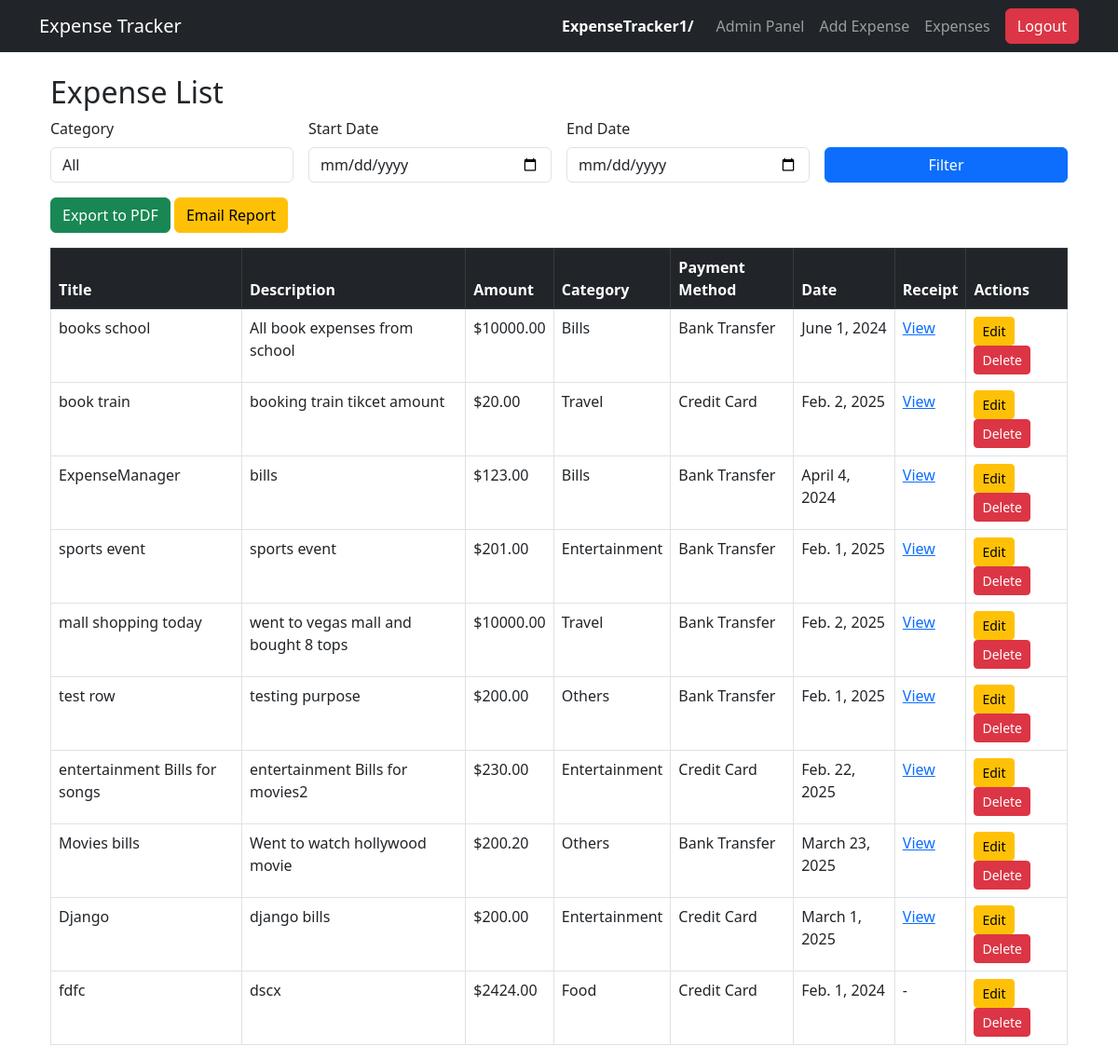
Before: /expenses/ (signed in) with the older database file.
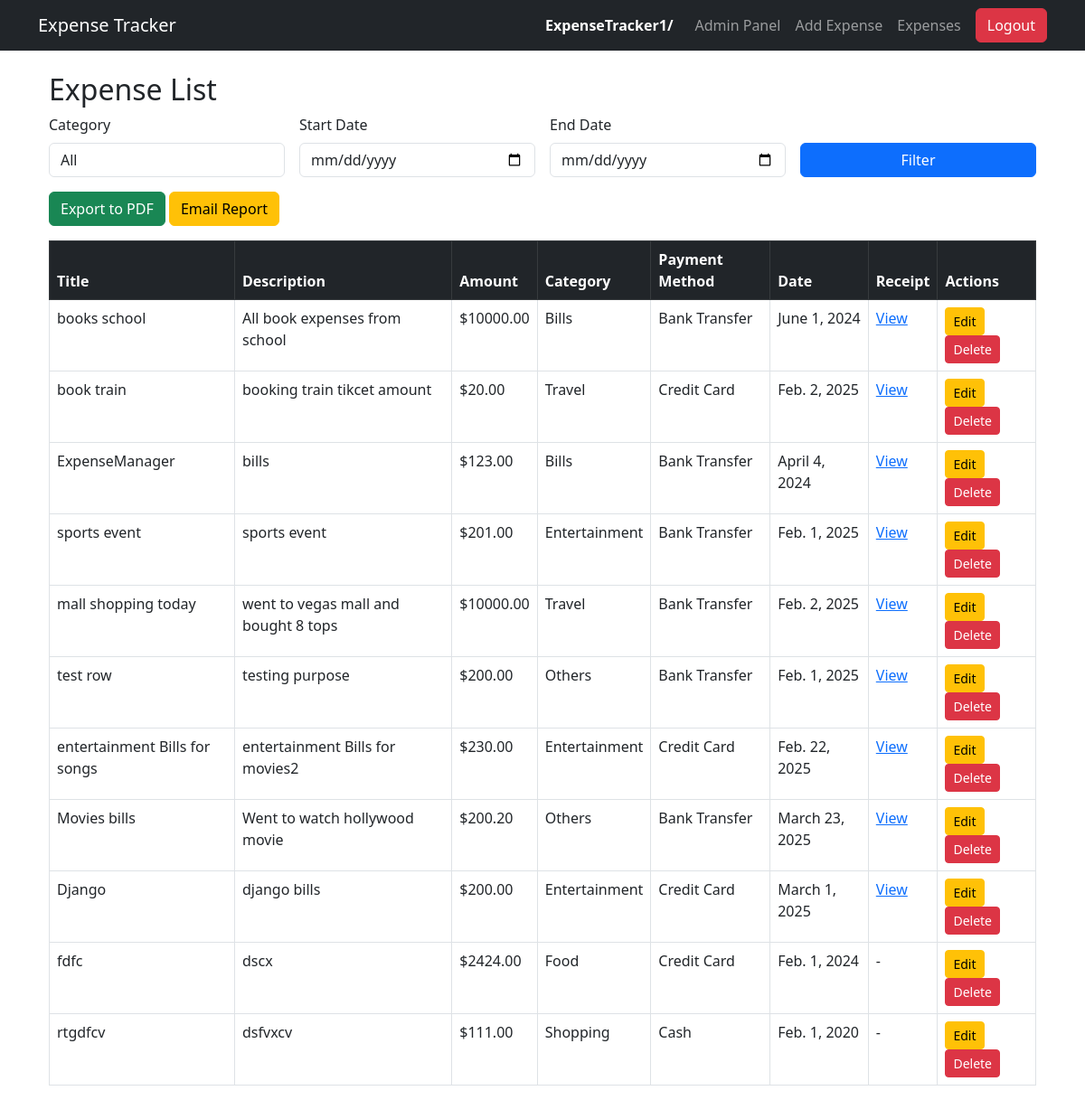
After: the same page with the newer database file.
### expenses/models.py (models this page shows, shortened)
class Expense(models.Model):
    CATEGORY_CHOICES = [
        ('Food', 'Food'),
        ('Travel', 'Travel'),
        ('Shopping', 'Shopping'),
        ('Bills', 'Bills'),
        ('Entertainment', 'Entertainment'),
        ('Others', 'Others'),
    ]
    PAYMENT_METHOD_CHOICES = [
        ('Cash', 'Cash'),
        ('Credit Card', 'Credit Card'),
        ('Bank Transfer', 'Bank Transfer'),
    ]
    user = models.ForeignKey(User, on_delete=models.CASCADE)
    title = models.CharField(max_length=200)
    description = models.TextField(blank=True, null=True)
    amount = models.DecimalField(max_digits=10, decimal_places=2)
    category = models.CharField(max_length=15, choices=CATEGORY_CHOICES)
    payment_method = models.CharField(max_length=20, choices=PAYMENT_METHOD_CHOICES, default='Cash')
    date = models.DateField()
    created_at = models.DateTimeField(auto_now_add=True)
    is_recurring = models.BooleanField(default=False)
    updated_at = models.DateTimeField(auto_now=True)
    is_active = models.BooleanField(default=True)
    receipt_url = models.URLField(blank=True, null=True)

### expenses/views.py (the view)
# urls.py: path('expenses/', views.expense_list, name='expense_list'),
@login_required
def expense_list(request):
    if request.user.is_superuser:
        expenses = Expense.objects.all()  # Admin sees all
    else:
        expenses = Expense.objects.filter(user=request.user, is_active=True)  # Users see only theirs
    category_filter = request.GET.get('category', '')
    start_date = request.GET.get('start_date', '')
    end_date = request.GET.get('end_date', '')
    if category_filter:
        expenses = expenses.filter(category=category_filter)
    if start_date and end_date:
        expenses = expenses.filter(date__range=[start_date, end_date])
    return render(request, 'expenses/expense_list.html', {'expenses': expenses, 'expense': Expense, 'selected_category': category_filter,
        'start_date': start_date,
        'end_date': end_date})

### expenses/templates/expenses/expense_list.html (shortened to what this page needs)
{% extends 'expenses/base.html' %}
{% block content %}
<div class="container">
    <h2>Expense List</h2>
   <form method="GET" class="row g-3" id="filter-form">
    <div class="col-md-3">
        <label class="form-label">Category</label>
        <select name="category" class="form-control">
            <option value="">All</option>
        </select>
    </div>
    <div class="col-md-3">
        <label class="form-label">Start Date</label>
        <input type="date" name="start_date" class="form-control">
    </div>
    <div class="col-md-3">
        <label class="form-label">End Date</label>
        <input type="date" name="end_date" class="form-control">
    </div>
    <div class="col-md-3 d-flex align-items-end">
        <button type="submit" class="btn btn-primary w-100">Filter</button>
    </div>
</form>
    <a href="{% url 'expenses:export_expenses_pdf'%}" id="export-pdf-btn" class="btn btn-success mt-3"> Export to PDF</a>
    <a href="{% url 'expenses:send_email_report' %}" class="btn btn-warning mt-3">Email Report</a>
    <table class="table table-bordered mt-3">
        <thead class="table-dark">
            <tr>
                <th>Title</th>
                <th>Description</th>
                <th>Amount</th>
                <th>Category</th>
                <th>Payment Method</th>
                <th>Date</th>
                <th>Receipt</th>
                <th>Actions</th>
            </tr>
        </thead>
        <tbody>
            {% for expense in expenses %}
            <tr>
                <td>{{ expense.title }}</td>
                <td>{{ expense.description }}</td>
                <td>${{ expense.amount }}</td>
                <td>{{ expense.category }}</td>
                <td>{{ expense.payment_method }}</td>
                <td>{{ expense.date }}</td>
                <td>
                    {% if expense.receipt_url %}
                        <a href="{{ expense.receipt_url }}" target="_blank">View</a>
                    {% else %}
                        -
                    {% endif %}
                </td>
                <td>
                    <a href="{% url 'expenses:update_expense' expense.id %}" class="btn btn-warning btn-sm">Edit</a>
                    <a href="{% url 'expenses:delete_expense' expense.id %}" class="btn btn-danger btn-sm">Delete</a>
                </td>
            </tr>
            {% empty %}
            <tr><td colspan="7" class="text-center">No expenses found.</td></tr>
            {% endfor %}
        </tbody>
    </table>
</div>
{% endblock %}

### expenses/templates/expenses/base.html (shortened to what this page needs)
{% load static %}
<!DOCTYPE html>
<html lang="en">
<head>
    <link rel="stylesheet" href="https://cdn.jsdelivr.net/npm/bootstrap@5.3.0/dist/css/bootstrap.min.css">
</head>
<body>
    <nav class="navbar navbar-expand-lg navbar-dark bg-dark">
        <div class="container">
            <a class="navbar-brand" href="{% url 'expenses:dashboard' %}">Expense Tracker</a>
            <ul class="navbar-nav ms-auto align-items-center">
                {% if user.is_authenticated %}
                    <li class="nav-item me-3 text-white"><strong>{{ user.username }}/</strong></li>
                    {% if user.is_superuser %}
                        <li class="nav-item"><a class="nav-link" href="{% url 'admin:index' %}">Admin Panel</a></li>
                    {% endif %}
                    <li class="nav-item"><a class="nav-link" href="{% url 'expenses:add_expense' %}">Add Expense</a></li>
                    <li class="nav-item"><a class="nav-link" href="{% url 'expenses:expense_list' %}">Expenses</a></li>
                    <li class="nav-item">
                        <a class="btn btn-danger text-white ms-2" href="{% url 'expenses:logout' %}">Logout</a>
                    </li>
                {% else %}
                    <li class="nav-item">
                        <a class="btn btn-primary text-white" href="{% url 'expenses:login' %}">Login</a>
                    </li>
                {% endif %}
            </ul>
        </div>
    </nav>
    <div class="container mt-4">
        {% block content %}{% endblock %}
    </div>
</body>
</html>

Changed rows visible on the page:
added Expense: title "rtgdfcv", description "dsfvxcv", amount "111.00", category "Shopping", payment_method "Cash", date "Feb. 1, 2020"
